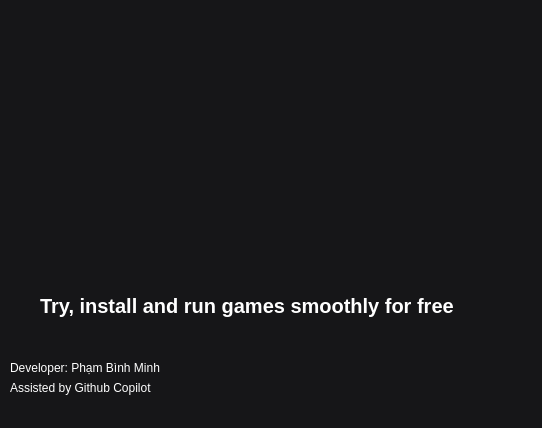
<?xml version="1.0" encoding="UTF-8"?>
<ui version="4.0">
 <class>MainWindow</class>
 <widget class="QMainWindow" name="MainWindow">
  <property name="geometry">
   <rect>
    <x>0</x>
    <y>0</y>
    <width>542</width>
    <height>428</height>
   </rect>
  </property>
  <property name="windowTitle">
   <string>MainWindow</string>
  </property>
  <property name="styleSheet">
   <string notr="true">color:white;
background-color: #161618</string>
  </property>
  <widget class="QWidget" name="centralwidget">
   <widget class="QLabel" name="label">
    <property name="geometry">
     <rect>
      <x>80</x>
      <y>-30</y>
      <width>371</width>
      <height>371</height>
     </rect>
    </property>
    <property name="text">
     <string/>
    </property>
    <property name="pixmap">
     <pixmap>game-store_materials/Shark.png</pixmap>
    </property>
    <property name="scaledContents">
     <bool>true</bool>
    </property>
   </widget>
   <widget class="QLabel" name="label_2">
    <property name="geometry">
     <rect>
      <x>10</x>
      <y>360</y>
      <width>181</width>
      <height>16</height>
     </rect>
    </property>
    <property name="text">
     <string>Developer: Phạm Bình Minh</string>
    </property>
   </widget>
   <widget class="QLabel" name="label_3">
    <property name="geometry">
     <rect>
      <x>40</x>
      <y>290</y>
      <width>461</width>
      <height>31</height>
     </rect>
    </property>
    <property name="styleSheet">
     <string notr="true">font: normal bold 20px Segoe Ui</string>
    </property>
    <property name="text">
     <string>Try, install and run games smoothly for free</string>
    </property>
   </widget>
   <widget class="QLabel" name="label_4">
    <property name="geometry">
     <rect>
      <x>10</x>
      <y>380</y>
      <width>181</width>
      <height>16</height>
     </rect>
    </property>
    <property name="text">
     <string>Assisted by Github Copilot</string>
    </property>
   </widget>
  </widget>
  <widget class="QStatusBar" name="statusbar"/>
 </widget>
 <resources/>
 <connections/>
</ui>
